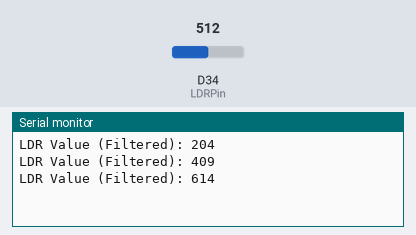
A sketch run on a simulated Arduino Due. On the bench: the last lines printed to the serial monitor. The test bench sets the inputs (shaded band); at power-on: D34 (LDRPin) = 512 (analog values on the 0–1023 scale).

Above: at 1.3 s.
1.4 s: D34 (LDRPin) set to 716
At 1.9 s:
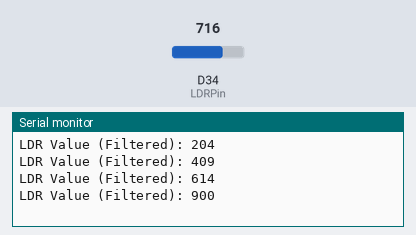
2.9 s: D34 (LDRPin) set to 900
At 3.4 s:
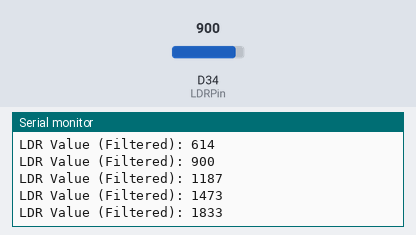
Timing chart, 0 to 5.9 s (numbered marks = the images above; inputs shaded):
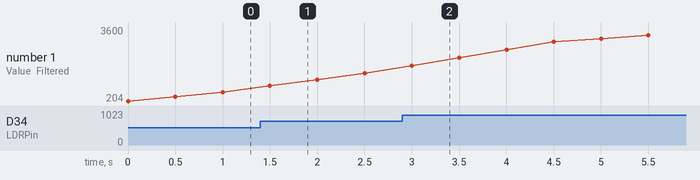

The sketch:

LDR_MENOSVARIACAO.ino
```cpp
const int LDRPin = 34;          // Pino analógico onde o LDR está conectado
const int numReadings = 10;     // Número de leituras para fazer a média
int readings[numReadings];      // Array para armazenar as leituras
int currentIndex = 0;           // Índice para controle das leituras
int total = 0;
int average = 0;

void setup() {
  Serial.begin(115200);         // Inicializa a comunicação serial
  analogReadResolution(12);     // Ajusta a resolução do ADC para 12 bits (0-4095)

  // Inicializa o array de leituras
  for (int i = 0; i < numReadings; i++) {
    readings[i] = 0;
  }
}

void loop() {
  // Subtrai a leitura mais antiga
  total = total - readings[currentIndex];

  // Faz a leitura do LDR
  readings[currentIndex] = analogRead(LDRPin);

  // Adiciona a nova leitura ao total
  total = total + readings[currentIndex];

  // Avança para o próximo índice do array
  currentIndex = currentIndex + 1;

  // Se o índice for maior que o número de leituras, reseta para 0
  if (currentIndex >= numReadings) {
    currentIndex = 0;
  }

  // Calcula a média
  average = total / numReadings;

  // Exibe o valor médio no monitor serial
  Serial.print("LDR Value (Filtered): ");
  Serial.println(average);

  delay(500);  // Aguarda 500ms antes de fazer outra leitura
}
```

Measured:
- after the input at 1.4 s, the serial monitor: prints a new line after 0.10 s (image 1)
- after the input at 2.9 s, the serial monitor: prints a new line after 0.10 s (image 2)
- plotted number 1: 614 → 1473 after the input at 1.4 s, 1473 → 3600 after the input at 2.9 s
